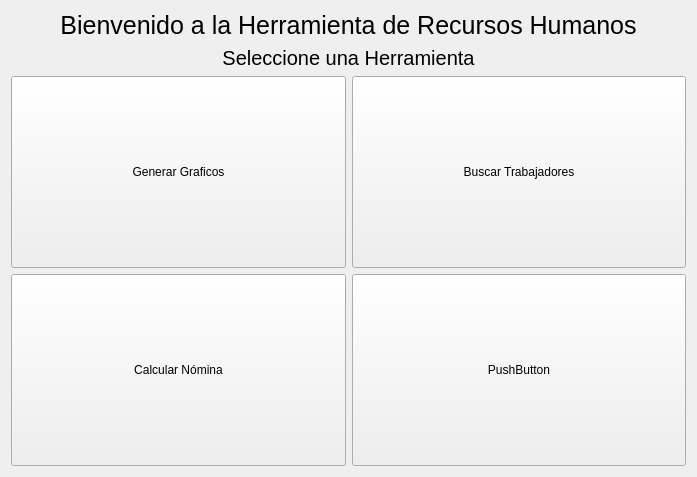
<?xml version="1.0" encoding="UTF-8"?>
<ui version="4.0">
 <class>Form</class>
 <widget class="QWidget" name="Form">
  <property name="geometry">
   <rect>
    <x>0</x>
    <y>0</y>
    <width>697</width>
    <height>477</height>
   </rect>
  </property>
  <property name="minimumSize">
   <size>
    <width>0</width>
    <height>150</height>
   </size>
  </property>
  <property name="windowTitle">
   <string>Form</string>
  </property>
  <layout class="QGridLayout" name="gridLayout">
   <item row="2" column="0">
    <widget class="QLabel" name="label_2">
     <property name="sizePolicy">
      <sizepolicy hsizetype="Minimum" vsizetype="Maximum">
       <horstretch>1</horstretch>
       <verstretch>0</verstretch>
      </sizepolicy>
     </property>
     <property name="font">
      <font>
       <pointsize>15</pointsize>
       <fontweight>Light</fontweight>
      </font>
     </property>
     <property name="layoutDirection">
      <enum>Qt::LayoutDirection::LeftToRight</enum>
     </property>
     <property name="text">
      <string>Seleccione una Herramienta</string>
     </property>
     <property name="alignment">
      <set>Qt::AlignmentFlag::AlignCenter</set>
     </property>
    </widget>
   </item>
   <item row="0" column="0">
    <widget class="QLabel" name="label">
     <property name="sizePolicy">
      <sizepolicy hsizetype="MinimumExpanding" vsizetype="Maximum">
       <horstretch>0</horstretch>
       <verstretch>0</verstretch>
      </sizepolicy>
     </property>
     <property name="font">
      <font>
       <pointsize>19</pointsize>
      </font>
     </property>
     <property name="text">
      <string>Bienvenido a la Herramienta de Recursos Humanos</string>
     </property>
     <property name="alignment">
      <set>Qt::AlignmentFlag::AlignCenter</set>
     </property>
     <property name="buddy">
      <cstring>label</cstring>
     </property>
    </widget>
   </item>
   <item row="3" column="0">
    <layout class="QGridLayout" name="gridLayout_3" rowminimumheight="10,10" columnminimumwidth="10,10">
     <item row="1" column="0">
      <widget class="QPushButton" name="btn_calc">
       <property name="sizePolicy">
        <sizepolicy hsizetype="MinimumExpanding" vsizetype="Maximum">
         <horstretch>0</horstretch>
         <verstretch>0</verstretch>
        </sizepolicy>
       </property>
       <property name="minimumSize">
        <size>
         <width>0</width>
         <height>130</height>
        </size>
       </property>
       <property name="maximumSize">
        <size>
         <width>16777215</width>
         <height>500</height>
        </size>
       </property>
       <property name="text">
        <string>Calcular Nómina</string>
       </property>
       <property name="icon">
        <iconset>
         <normaloff>../../source/icon/calculator.ico</normaloff>../../source/icon/calculator.ico</iconset>
       </property>
       <property name="iconSize">
        <size>
         <width>24</width>
         <height>24</height>
        </size>
       </property>
      </widget>
     </item>
     <item row="1" column="1">
      <widget class="QPushButton" name="btn_4">
       <property name="sizePolicy">
        <sizepolicy hsizetype="MinimumExpanding" vsizetype="Maximum">
         <horstretch>0</horstretch>
         <verstretch>0</verstretch>
        </sizepolicy>
       </property>
       <property name="minimumSize">
        <size>
         <width>0</width>
         <height>130</height>
        </size>
       </property>
       <property name="maximumSize">
        <size>
         <width>16777215</width>
         <height>500</height>
        </size>
       </property>
       <property name="text">
        <string>PushButton</string>
       </property>
      </widget>
     </item>
     <item row="0" column="1">
      <widget class="QPushButton" name="btn_busc">
       <property name="sizePolicy">
        <sizepolicy hsizetype="MinimumExpanding" vsizetype="Maximum">
         <horstretch>0</horstretch>
         <verstretch>0</verstretch>
        </sizepolicy>
       </property>
       <property name="minimumSize">
        <size>
         <width>0</width>
         <height>130</height>
        </size>
       </property>
       <property name="maximumSize">
        <size>
         <width>16777215</width>
         <height>500</height>
        </size>
       </property>
       <property name="text">
        <string>Buscar Trabajadores</string>
       </property>
       <property name="icon">
        <iconset>
         <normaloff>../../source/icon/magnifier.ico</normaloff>../../source/icon/magnifier.ico</iconset>
       </property>
       <property name="iconSize">
        <size>
         <width>24</width>
         <height>24</height>
        </size>
       </property>
      </widget>
     </item>
     <item row="0" column="0">
      <widget class="QPushButton" name="btn_graf">
       <property name="sizePolicy">
        <sizepolicy hsizetype="MinimumExpanding" vsizetype="Maximum">
         <horstretch>0</horstretch>
         <verstretch>0</verstretch>
        </sizepolicy>
       </property>
       <property name="minimumSize">
        <size>
         <width>0</width>
         <height>130</height>
        </size>
       </property>
       <property name="maximumSize">
        <size>
         <width>16777215</width>
         <height>500</height>
        </size>
       </property>
       <property name="text">
        <string>Generar Graficos</string>
       </property>
       <property name="icon">
        <iconset>
         <normaloff>../../source/icon/sales.ico</normaloff>../../source/icon/sales.ico</iconset>
       </property>
       <property name="iconSize">
        <size>
         <width>24</width>
         <height>24</height>
        </size>
       </property>
      </widget>
     </item>
    </layout>
   </item>
  </layout>
 </widget>
 <resources/>
 <connections/>
</ui>
